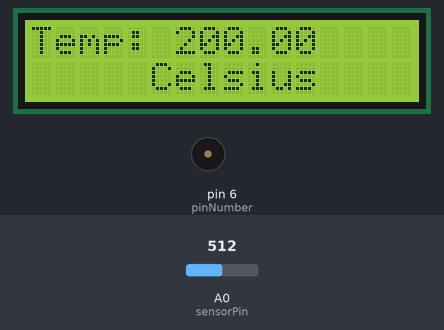
This sketch was run on a simulated Arduino Uno, built with avr-gcc and run on an emulated ATmega328P. On the bench: 16×2 character LCD, buzzer (waves = sounding). The test bench sets the inputs (shaded band); at power-on: A0 (sensorPin) = 512. What the sketch prints to the serial monitor is not drawn. At 6.7 s the program stops and its outputs stay as they are.

Above: at 0.1 s.
At 3.3 s:
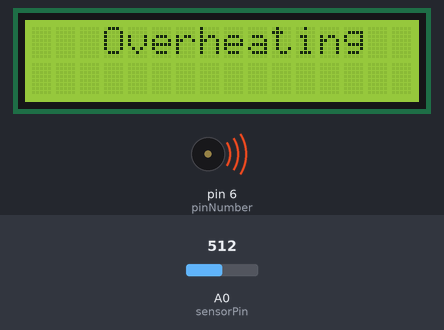
Timing chart, 0 to 7.1 s (numbered marks = the images above):
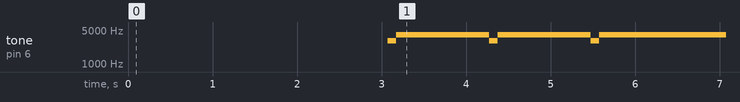

The sketch:

Temp_Detector.ino
```cpp
const int sensorPin = A0;
const int pinNumber = 6;
const float baselineTemp =35.0;
int notes[] = {4000,3000};
int switchState = 0;

//
#include <LiquidCrystal.h>
LiquidCrystal lcd(12, 11, 5, 4, 3, 2);

const int temperaturePin = 0;


void setup()
{

  lcd.begin(16, 2);
  lcd.clear();
  Serial.begin(9600);
  pinMode(6,OUTPUT);
}


void loop()
{

  float degreesC, degreesF;

 float voltage;

  voltage = getVoltage(temperaturePin);


  degreesC = (voltage - 0.5) * 100.0;
  degreesF = degreesC * (9.0/5.0) + 32.0;

  lcd.setCursor(0, 0);   // Sets cursor to 0,0
  lcd.print("Temp:");// Prints "Temp:" to the LCD Display
  lcd.setCursor(5,1);// Sets the LCD cursor to AFTER the "Temp:"
  lcd.print("Celsius");
  lcd.setCursor(6, 0);
  lcd.print(degreesC);  // Change to "degreesC" for celsius
  delay(3000);          // 10 Second delay between refreshes.
  lcd.clear();        // Refreshes the temperature

 //////
 int sensorVal = analogRead(sensorPin);
 Serial.print("sensor Value: ");
  Serial.print(sensorVal);

float voltage2 = (sensorVal/1024.0) * 5.0;

Serial.print(", Volts: ");
  Serial.print(voltage);

  Serial.print(", degrees C: ");
  float temperature = (voltage - .5) * 100;
  Serial.println(temperature);

   if(temperature < baselineTemp){
    noTone(6);
  } // if the temperature rises + degrees,
  else if(temperature >= baselineTemp+0.5 ){
  for(int thisPin =3; thisPin ++;){
  tone(6,notes[1]);
  delay(100);
  tone(6,notes[0]);
  delay(100);

  lcd.setCursor(3,0);
  lcd.print("Overheating");
  delay(1000);


  }


  }
 delay(500);
}


float getVoltage(int pin)
{

  return (analogRead(pin) * 0.004882814);


}
```

Measured:
- by itself, tone on pin 6 (pinNumber): alternates 4000 Hz for 1.1 s and 3000 Hz for 0.10 s, 6 changes in all, then stays 4000 Hz
